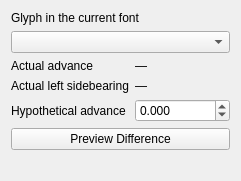
<?xml version="1.0" encoding="UTF-8"?>
<!-- this_file: lessons/src/fontlab_python_lessons/resources/glyph-metrics-form.ui -->
<!-- SPDX-License-Identifier: Apache-2.0; adapted owned form, see provenance/models.json. -->
<ui version="4.0">
 <class>GlyphMetricsForm</class>
 <widget class="QWidget" name="GlyphMetricsForm">
  <layout class="QVBoxLayout" name="formLayout">
   <item><widget class="QLabel" name="glyphLabel"><property name="text"><string>Glyph in the current font</string></property></widget></item>
   <item><widget class="QComboBox" name="glyphName"/></item>
   <item><layout class="QFormLayout" name="metricFields">
    <item row="0" column="0"><widget class="QLabel" name="advanceLabel"><property name="text"><string>Actual advance</string></property></widget></item>
    <item row="0" column="1"><widget class="QLabel" name="actualAdvance"><property name="text"><string>—</string></property></widget></item>
    <item row="1" column="0"><widget class="QLabel" name="lsbLabel"><property name="text"><string>Actual left sidebearing</string></property></widget></item>
    <item row="1" column="1"><widget class="QLabel" name="actualLsb"><property name="text"><string>—</string></property></widget></item>
    <item row="2" column="0"><widget class="QLabel" name="previewLabel"><property name="text"><string>Hypothetical advance</string></property></widget></item>
    <item row="2" column="1"><widget class="QDoubleSpinBox" name="advanceBox"><property name="decimals"><number>3</number></property><property name="minimum"><double>-1000000000.000000000000000</double></property><property name="maximum"><double>1000000000.000000000000000</double></property></widget></item>
   </layout></item>
   <item><widget class="QPushButton" name="previewButton"><property name="text"><string>Preview Difference</string></property></widget></item>
   <item><widget class="QLabel" name="resultLabel"><property name="text"><string/></property><property name="wordWrap"><bool>true</bool></property></widget></item>
  </layout>
 </widget>
 <resources/>
 <connections/>
</ui>
